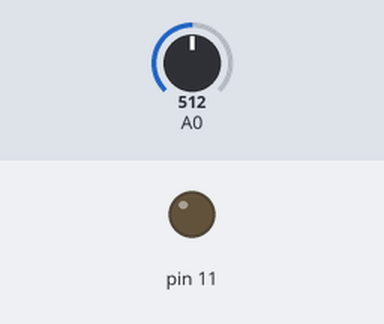
The sketch below on a simulated Arduino Uno, built with avr-gcc and run on an emulated ATmega328P. On the bench: output pins drawn as LEDs (lit = HIGH). The inputs (shaded band) are chosen by the test bench; at power-on: A0 = 512.

Above: at 1.2 s.
1.3 s: A0 set to 716
At 2.2 s:
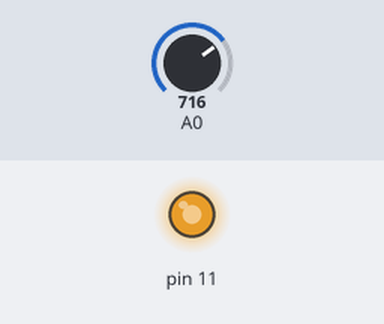
2.8 s: A0 set to 753
At 3.4 s:
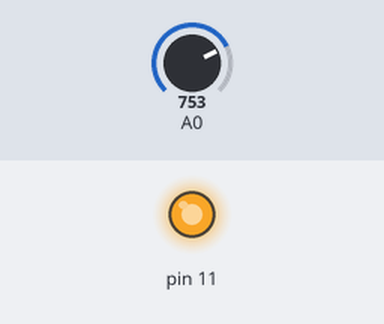
4.3 s: A0 set to 768
At 5.5 s:
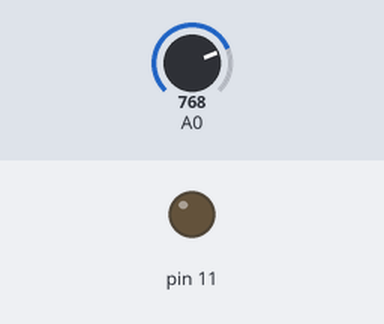
5.8 s: A0 set to 900
At 6.9 s:
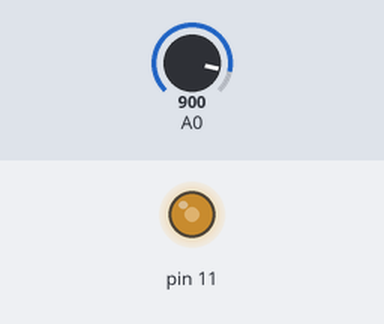
7.3 s: A0 set to 306
At 8.0 s:
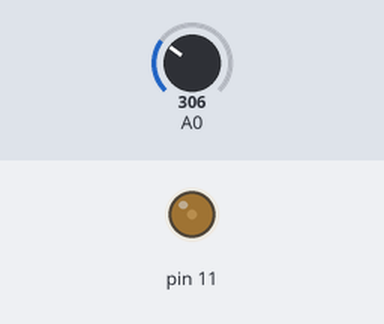
8.8 s: A0 set to 0
At 9.1 s:
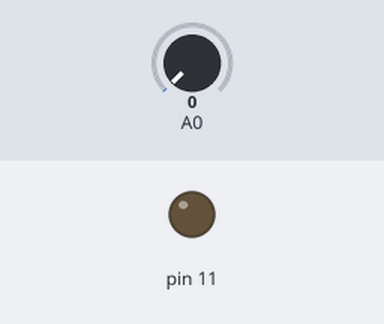
Timing chart, 0 to 11.3 s (numbered marks = the images above; inputs shaded):
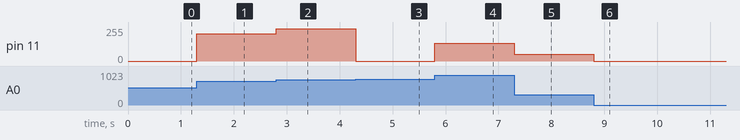

The sketch:

test2.ino
```cpp
void setup() {
  // put your setup code here, to run once:

}

void loop() {
  // put your main code here, to run repeatedly:
int value=analogRead(A0);
///int newValue=value/5;
analogWrite(11,value);
}
```

Measured:
- the behaviour switches between 767 and 768 on A0 (found by bisection; images 2 and 3)
- after the input at 1.3 s, pin 11: 0/255 → 204/255 at once
- after the input at 2.8 s, pin 11: 204/255 → 241/255 at once
- after the input at 4.3 s, pin 11: 241/255 → 0/255 at once
- after the input at 5.8 s, pin 11: 0/255 → 132/255 at once
- after the input at 7.3 s, pin 11: 132/255 → 50/255 at once
- after the input at 8.8 s, pin 11: 50/255 → 0/255 at once
